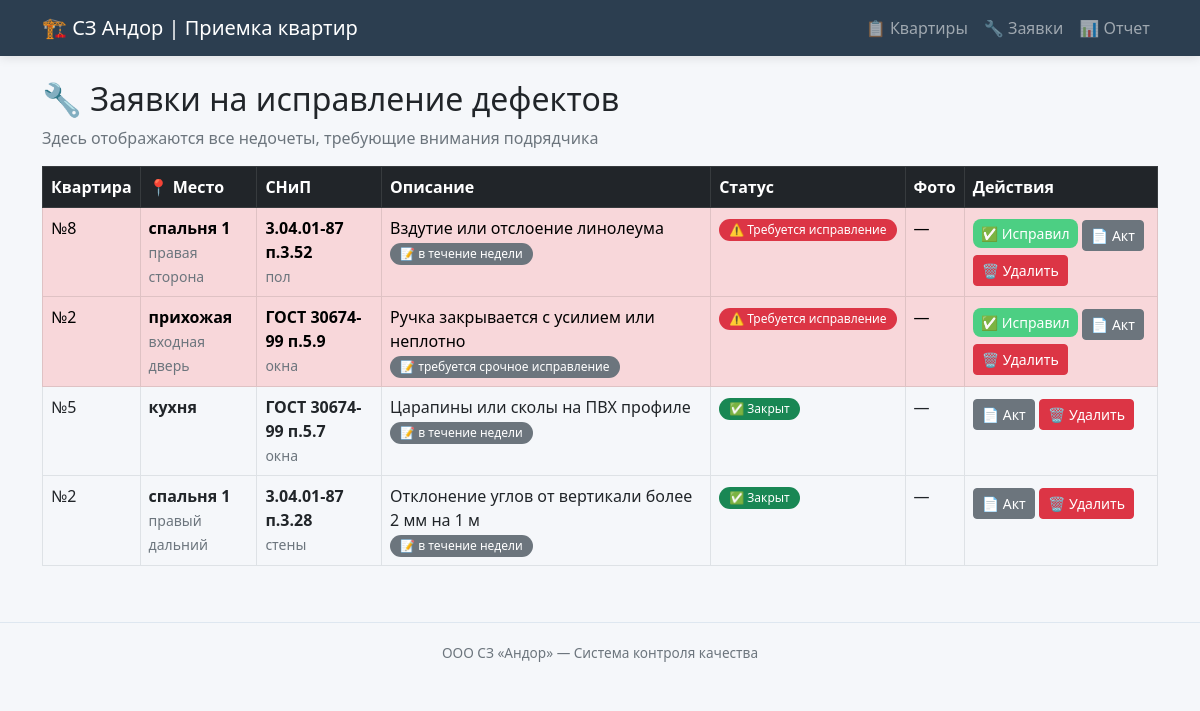
The page /defects on the database as committed earlier.
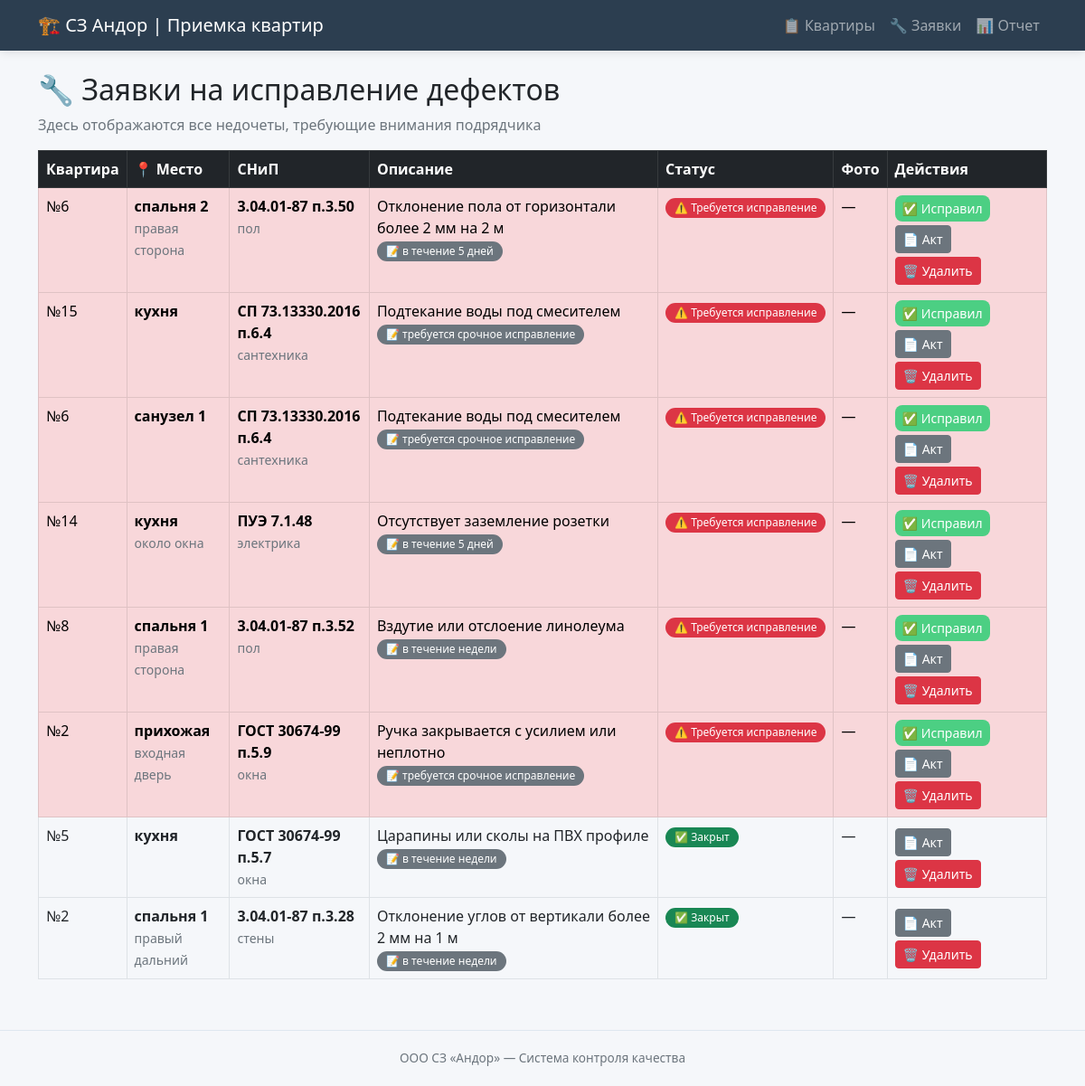
The same page on the database as committed later.
### tables this page shows
CREATE TABLE defects (
            id INTEGER PRIMARY KEY AUTOINCREMENT,
            flat_id INTEGER NOT NULL,
            snip_defect_id INTEGER NOT NULL,
            room TEXT,
            location_detail TEXT,
            comment TEXT,
            photo_path TEXT,
            status TEXT DEFAULT 'open',
            created_at TIMESTAMP,
            fixed_at TIMESTAMP,
            FOREIGN KEY (flat_id) REFERENCES flats(id),
            FOREIGN KEY (snip_defect_id) REFERENCES snip_defects(id)
        );

CREATE TABLE flats (
    id INTEGER PRIMARY KEY AUTOINCREMENT,
    number TEXT NOT NULL,
    street TEXT,
    house TEXT,
    entrance INTEGER,
    floor INTEGER,
    status TEXT DEFAULT 'in_progress'
);

CREATE TABLE snip_defects (
            id INTEGER PRIMARY KEY AUTOINCREMENT,
            code TEXT NOT NULL,
            category TEXT NOT NULL,
            description TEXT NOT NULL,
            severity TEXT NOT NULL
        );

### app.py (the view)
@app.route('/defects')
def defects():
    conn = get_db()
    all_defects = conn.execute('''
        SELECT d.*, f.number as flat_number, f.street, f.house,
               s.code, s.category, s.description, s.severity
        FROM defects d
        JOIN flats f ON d.flat_id = f.id
        JOIN snip_defects s ON d.snip_defect_id = s.id
        ORDER BY
            CASE d.status
                WHEN 'open' THEN 1
                WHEN 'fixed' THEN 2
                WHEN 'closed' THEN 3
            END,
            d.created_at DESC
    ''').fetchall()
    conn.close()
    return render_template('defects.html', defects=all_defects)

### app.py (called while the page is built)
def get_db():
    conn = sqlite3.connect(DB_PATH)
    conn.row_factory = sqlite3.Row
    return conn

### templates/defects.html (shortened to what this page needs)
{% extends "base.html" %}
{% block content %}
<h2>🔧 Заявки на исправление дефектов</h2>
<p class="text-muted">Здесь отображаются все недочеты, требующие внимания подрядчика</p>
<div class="table-responsive">
    <table class="table table-bordered table-hover">
        <thead class="table-dark">
            <tr>
                <th>Квартира</th>
                <th>📍 Место</th>
                <th>СНиП</th>
                <th>Описание</th>
                <th>Статус</th>
                <th>Фото</th>
                <th>Действия</th>
            </tr>
        </thead>
        <tbody>
            {% for d in defects %}
            <tr class="{% if d.status == 'open' %}table-danger{% elif d.status == 'fixed' %}table-warning{% endif %}">
                <td>
                    №{{ d.flat_number }}<br>
                </td>
                <td>
                    {% if d.room %}
                        <strong>{{ d.room }}</strong>
                        {% if d.location_detail %}
                            <br><small class="text-muted">{{ d.location_detail }}</small>
                        {% endif %}
                    {% else %}
                        <span class="text-muted">—</span>
                    {% endif %}
                </td>
                <td>
                    <strong>{{ d.code }}</strong><br>
                    <span class="small text-muted">{{ d.category }}</span>
                </td>
                <td>
                    {{ d.description[:80] }}
                    {% if d.comment %}
                        <br><span class="badge bg-secondary">📝 {{ d.comment[:40] }}</span>
                    {% endif %}
                 </td>
                <td>
                    {% if d.status == 'open' %}
                        <span class="badge bg-danger">⚠️ Требуется исправление</span>
                    {% elif d.status == 'fixed' %}
                        <span class="badge bg-warning">🔄 Ожидает проверки</span>
                    {% else %}
                        <span class="badge bg-success">✅ Закрыт</span>
                    {% endif %}
                 </td>
                <td>
                    {% if d.photo_path %}
                        <a href="/{{ d.photo_path }}" target="_blank" class="btn btn-sm btn-outline-info">📷 Фото</a>
                    {% else %}
                        —
                    {% endif %}
                 </td>
                <td>
                    {% if d.status == 'open' %}
                        <a href="/defect/{{ d.id }}/fix" class="btn btn-sm btn-success">✅ Исправил</a>
                    {% elif d.status == 'fixed' %}
                        <div class="btn-group btn-group-sm">
                            <a href="/defect/{{ d.id }}/close" class="btn btn-primary">✓ Принять</a>
                            <a href="/defect/{{ d.id }}/reopen" class="btn btn-danger">↺ На доработку</a>
                        </div>
                    {% endif %}
                    <a href="/generate_act/{{ d.id }}" class="btn btn-sm btn-secondary mt-1">📄 Акт</a>
                    <a href="/defect/{{ d.id }}/delete" class="btn btn-sm btn-danger mt-1" onclick="return confirm('Удалить этот недочет?')">🗑️ Удалить</a>
                 </td>
             </tr>
            {% endfor %}
        </tbody>
    </table>
</div>
{% endblock %}

### templates/base.html (shortened to what this page needs)
<!DOCTYPE html>
<html lang="ru">
<head>
    <link href="https://cdn.jsdelivr.net/npm/bootstrap@5.2.3/dist/css/bootstrap.min.css" rel="stylesheet">
</head>
<body>
    <nav class="navbar navbar-expand-lg navbar-dark bg-dark">
        <div class="container">
            <a class="navbar-brand" href="/">🏗️ СЗ Андор | Приемка квартир</a>
            <div class="navbar-nav ms-auto">
                <a class="nav-link" href="/">📋 Квартиры</a>
                <a class="nav-link" href="/defects">🔧 Заявки</a>
                <a class="nav-link" href="/report">📊 Отчет</a>
            </div>
        </div>
    </nav>
    <div class="container mt-4">
        {% block content %}{% endblock %}
    </div>
    <footer class="text-center">
        <div class="container">
            ООО СЗ «Андор» — Система контроля качества
        </div>
    </footer>
</body>
</html>

### templates/base.html (style rules this page uses)
body { background-color: #f5f7fa; font-family: 'Segoe UI', Tahoma, Geneva, Verdana, sans-serif; }
.navbar { background-color: #2c3e50 !important; box-shadow: 0 2px 10px rgba(0,0,0,0.1); }
.navbar-brand { font-weight: 500; font-size: 1.25rem; }
.badge { padding: 5px 10px; font-weight: 500; border-radius: 20px; }
.btn-success { background-color: #4ccf83; border: none; border-radius: 8px; }
footer { border-top: 1px solid #dee7f0; padding: 20px 0; margin-top: 40px; color: #6c757d; font-size: 0.85rem; }

Rows that differ between the two databases and show on the page:
added defects: flat_number "6", room "спальня 2", location_detail "правая сторона", code "3.04.01-87 п.3.50", category "пол", description "Отклонение пола от горизонтали более 2 мм на 2 м", comment "в течение 5 дней", status "⚠️ Требуется исправление"
added defects: flat_number "15", room "кухня", code "СП 73.13330.2016 п.6.4", category "сантехника", description "Подтекание воды под смесителем", comment "требуется срочное исправление", status "⚠️ Требуется исправление"
added defects: flat_number "6", room "санузел 1", code "СП 73.13330.2016 п.6.4", category "сантехника", description "Подтекание воды под смесителем", comment "требуется срочное исправление", status "⚠️ Требуется исправление"
added defects: flat_number "14", room "кухня", location_detail "около окна", code "ПУЭ 7.1.48", category "электрика", description "Отсутствует заземление розетки", comment "в течение 5 дней", status "⚠️ Требуется исправление"
